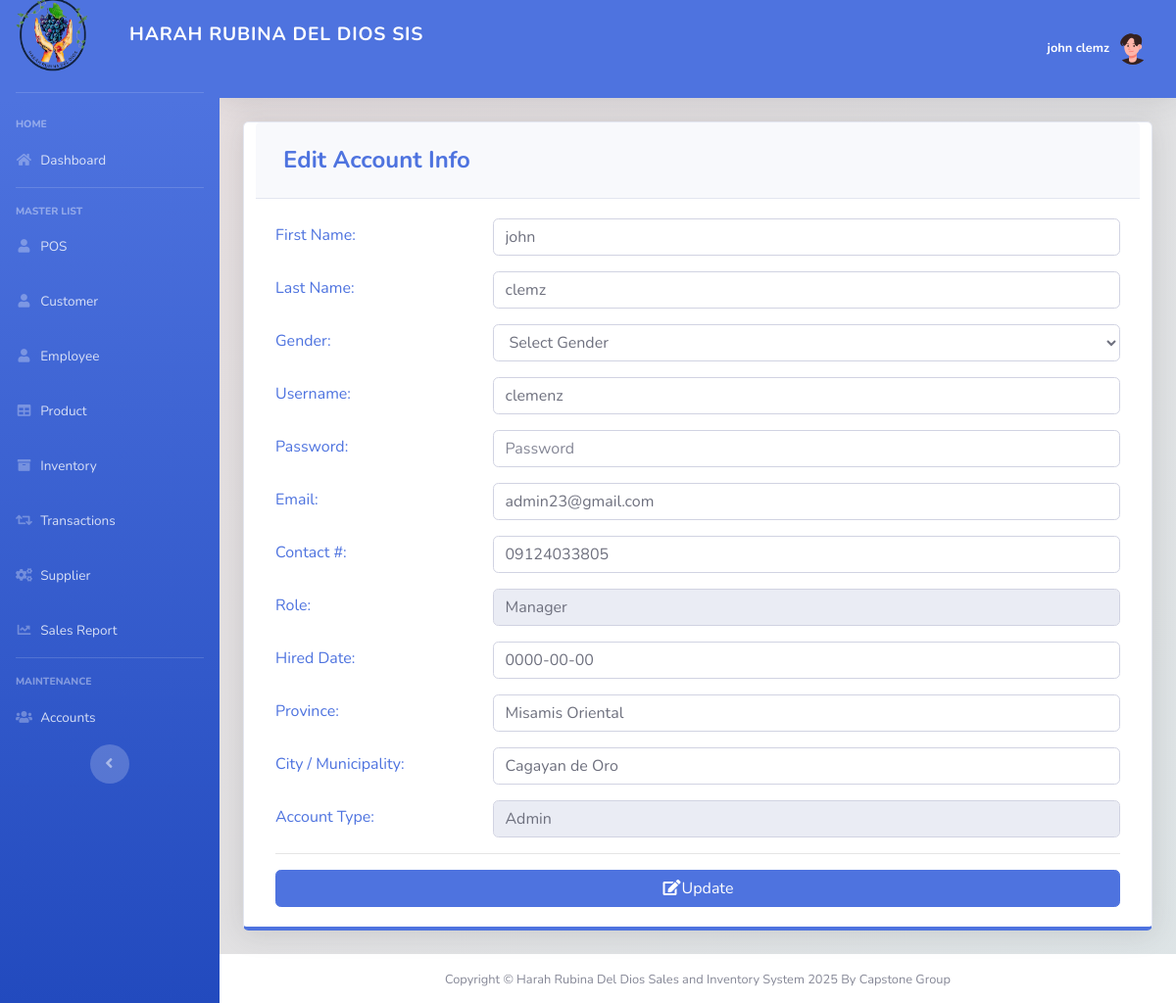
Page /pages/settings.php (signed in) on the committed database.
### tables this page shows
CREATE TABLE `users` (
  `ID` int(11) NOT NULL,
  `EMPLOYEE_ID` int(11) DEFAULT NULL,
  `USERNAME` varchar(50) DEFAULT NULL,
  `PASSWORD` varchar(50) DEFAULT NULL,
  `TYPE_ID` int(11) DEFAULT NULL
);

CREATE TABLE `employee` (
  `EMPLOYEE_ID` int(11) NOT NULL,
  `FIRST_NAME` varchar(50) DEFAULT NULL,
  `LAST_NAME` varchar(50) DEFAULT NULL,
  `GENDER` varchar(50) DEFAULT NULL,
  `EMAIL` varchar(100) DEFAULT NULL,
  `PHONE_NUMBER` varchar(11) DEFAULT NULL,
  `JOB_ID` int(11) DEFAULT NULL,
  `HIRED_DATE` varchar(50) NOT NULL,
  `LOCATION_ID` int(11) DEFAULT NULL
);

CREATE TABLE `job` (
  `JOB_ID` int(11) NOT NULL,
  `JOB_TITLE` varchar(50) DEFAULT NULL
);

CREATE TABLE `location` (
  `LOCATION_ID` int(11) NOT NULL,
  `PROVINCE` varchar(100) DEFAULT NULL,
  `CITY` varchar(100) DEFAULT NULL
);

CREATE TABLE `type` (
  `TYPE_ID` int(11) NOT NULL,
  `TYPE` varchar(50) DEFAULT NULL
);

### pages/settings.php (the view, shortened to what this page needs)
<?php
include'../includes/connection.php';
include'../includes/sidebar.php';
?>
<?php
        $query = "SELECT ID, e.FIRST_NAME, e.LAST_NAME, e.GENDER, USERNAME, PASSWORD, e.EMAIL, PHONE_NUMBER, j.JOB_TITLE, e.HIRED_DATE, t.TYPE, l.PROVINCE, l.CITY
                      FROM users u
                      join employee e on u.EMPLOYEE_ID = e.EMPLOYEE_ID
                      join job j on e.JOB_ID=j.JOB_ID
                      join location l on e.LOCATION_ID=l.LOCATION_ID
                      join type t on u.TYPE_ID=t.TYPE_ID
                      WHERE ID =".$_SESSION['MEMBER_ID'];
        $result = mysqli_query($db, $query) or die(mysqli_error($db));
          while($row = mysqli_fetch_array($result))
          {
                $a= $row['FIRST_NAME'];
                $b=$row['LAST_NAME'];
                $d=$row['USERNAME'];
                $f=$row['EMAIL'];
                $g=$row['PHONE_NUMBER'];
                $h=$row['JOB_TITLE'];
                $i=$row['HIRED_DATE'];
                $j=$row['PROVINCE'];
                $k=$row['CITY'];
                $l=$row['TYPE'];
          }
      ?>
        <div class="card shadow mb-4 col-xs-12 col-md-12 border-bottom-primary">
            <div class="card-header py-3">
              <h4 class="m-2 font-weight-bold text-primary">Edit Account Info</h4>
            </div>
            <div class="card-body">
            <form role="form" method="post" action="settings_edit.php">
              <div class="form-group row text-left text-primary">
                <div class="col-sm-3" style="padding-top: 5px;">
                 First Name:
                </div>
                <div class="col-sm-9">
                  <input class="form-control" placeholder="First Name" name="firstname" value="<?php echo $a; ?>" required>
                </div>
              </div>
              <div class="form-group row text-left text-primary">
                <div class="col-sm-3" style="padding-top: 5px;">
                 Last Name:
                </div>
                <div class="col-sm-9">
                  <input class="form-control" placeholder="Last Name" name="lastname" value="<?php echo $b; ?>" required>
                </div>
              </div>
              <div class="form-group row text-left text-primary">
                <div class="col-sm-3" style="padding-top: 5px;">
                 Gender:
                </div>
                <div class="col-sm-9">
                  <select class='form-control' name='gender' required>
                    <option value="" disabled selected hidden>Select Gender</option>
                  </select>
                </div>
              </div>
              <div class="form-group row text-left text-primary">
                <div class="col-sm-3" style="padding-top: 5px;">
                 Username:
                </div>
                <div class="col-sm-9">
                  <input class="form-control" placeholder="Username" name="username" value="<?php echo $d; ?>" required>
                </div>
              </div>
              <div class="form-group row text-left text-primary">
                <div class="col-sm-3" style="padding-top: 5px;">
                 Password:
                </div>
                <div class="col-sm-9">
                  <input type="password" class="form-control" placeholder="Password" name="password" value="" required>
                </div>
              </div>
              <div class="form-group row text-left text-primary">
                <div class="col-sm-3" style="padding-top: 5px;">
                 Email:
                </div>
                <div class="col-sm-9">
                  <input class="form-control" placeholder="Email" name="email" value="<?php echo $f; ?>" required>
                </div>
              </div>
              <div class="form-group row text-left text-primary">
                <div class="col-sm-3" style="padding-top: 5px;">
                 Contact #:
                </div>
                <div class="col-sm-9">
                   <input class="form-control" placeholder="Contact #" name="phone" value="<?php echo $g; ?>" required>
                </div>
              </div>
              <div class="form-group row text-left text-primary">
                <div class="col-sm-3" style="padding-top: 5px;">
                 Role:
                </div>
                <div class="col-sm-9">
                  <input class="form-control" placeholder="Role" name="role" value="<?php echo $h; ?>" readonly>
                </div>
              </div>
              <div class="form-group row text-left text-primary">
                <div class="col-sm-3" style="padding-top: 5px;">
                 Hired Date:
                </div>
                <div class="col-sm-9">
                  <input class="form-control" placeholder="Hired Date" name="hireddate" value="<?php echo $i; ?>" required>
                </div>
              </div>
              <div class="form-group row text-left text-primary">
                <div class="col-sm-3" style="padding-top: 5px;">
                 Province:
                </div>
                <div class="col-sm-9">
                  <input class="form-control" placeholder="Province" name="province" value="<?php echo $j; ?>" required>
                </div>
              </div>
              <div class="form-group row text-left text-primary">
                <div class="col-sm-3" style="padding-top: 5px;">
                 City / Municipality:
                </div>
                <div class="col-sm-9">
                  <input class="form-control" placeholder="City / Municipality" name="city" value="<?php echo $k; ?>" required>
                </div>
              </div>
              <div class="form-group row text-left text-primary">
                <div class="col-sm-3" style="padding-top: 5px;">
                  Account Type:
                </div>
                <div class="col-sm-9">
                  <input class="form-control" placeholder="Account Type" name="type" value="<?php echo $l; ?>" readonly>
                </div>
              </div>
              <hr>
                <button type="submit" class="btn btn-primary btn-block"><i class="fa fa-edit fa-fw"></i>Update</button>
              </form>
            </div>
          </div>
<?php
include'../includes/footer.php';
?>

### rows in the picture
users: firstname "john", lastname "clemz", username "clemenz", email "admin23@gmail.com", phone "09124033805", role "Manager", hireddate "0000-00-00", province "Misamis Oriental", city "Cagayan de Oro", type "Admin"

### other values in the picture
$_SESSION['FIRST_NAME'] "john"
$_SESSION['LAST_NAME'] "clemz"
